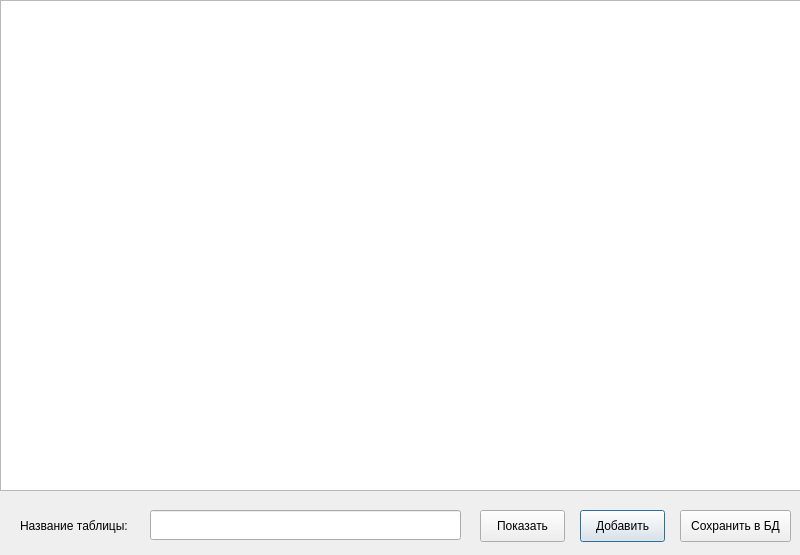
<?xml version="1.0" encoding="UTF-8"?>
<ui version="4.0">
 <class>Dialog</class>
 <widget class="QDialog" name="Dialog">
  <property name="geometry">
   <rect>
    <x>0</x>
    <y>0</y>
    <width>800</width>
    <height>555</height>
   </rect>
  </property>
  <property name="minimumSize">
   <size>
    <width>800</width>
    <height>555</height>
   </size>
  </property>
  <property name="maximumSize">
   <size>
    <width>800</width>
    <height>555</height>
   </size>
  </property>
  <property name="windowTitle">
   <string>Главное окно</string>
  </property>
  <widget class="QPushButton" name="Button_Add">
   <property name="geometry">
    <rect>
     <x>580</x>
     <y>510</y>
     <width>85</width>
     <height>32</height>
    </rect>
   </property>
   <property name="text">
    <string>Добавить</string>
   </property>
  </widget>
  <widget class="QPushButton" name="Button_Show">
   <property name="geometry">
    <rect>
     <x>480</x>
     <y>510</y>
     <width>85</width>
     <height>32</height>
    </rect>
   </property>
   <property name="text">
    <string>Показать</string>
   </property>
  </widget>
  <widget class="QTableWidget" name="tableWidget">
   <property name="geometry">
    <rect>
     <x>0</x>
     <y>0</y>
     <width>801</width>
     <height>491</height>
    </rect>
   </property>
  </widget>
  <widget class="QLineEdit" name="lineEdit_TableName">
   <property name="geometry">
    <rect>
     <x>150</x>
     <y>510</y>
     <width>311</width>
     <height>30</height>
    </rect>
   </property>
  </widget>
  <widget class="QLabel" name="label">
   <property name="geometry">
    <rect>
     <x>20</x>
     <y>510</y>
     <width>121</width>
     <height>31</height>
    </rect>
   </property>
   <property name="text">
    <string>Название таблицы:</string>
   </property>
  </widget>
  <widget class="QPushButton" name="Button_Save">
   <property name="geometry">
    <rect>
     <x>680</x>
     <y>510</y>
     <width>111</width>
     <height>32</height>
    </rect>
   </property>
   <property name="text">
    <string>Сохранить в БД</string>
   </property>
  </widget>
 </widget>
 <resources/>
 <connections/>
</ui>
